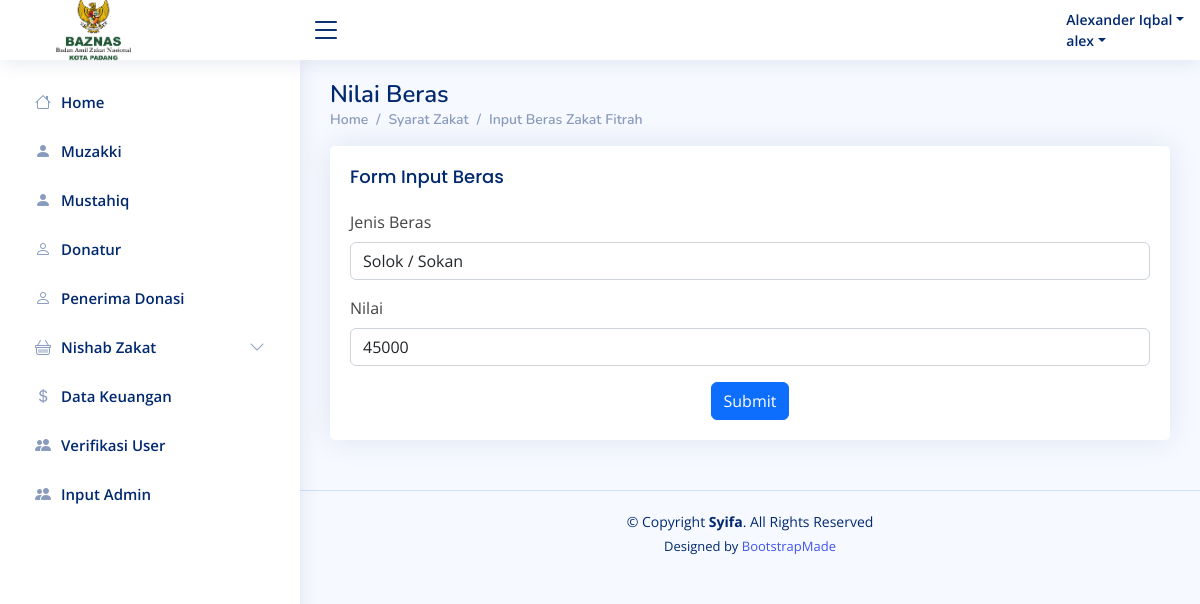
Page /admin/editfitrah.php?id_zakat=1 (signed in) on the committed database.
### tables this page shows
CREATE TABLE `user` (
  `id_user` int(11) NOT NULL,
  `nama` varchar(20) NOT NULL,
  `username` varchar(20) NOT NULL,
  `pasw` varchar(20) NOT NULL,
  `level` varchar(10) NOT NULL,
  `status` varchar(15) NOT NULL
);

CREATE TABLE `nilai` (
  `id_zakat` int(11) NOT NULL,
  `jenis` varchar(20) NOT NULL,
  `besaran` int(11) NOT NULL
);

### admin/editfitrah.php (the view, shortened to what this page needs)
<!DOCTYPE html>
<html lang="en">
<head>
    <link href="assets/vendor/bootstrap/css/bootstrap.min.css" rel="stylesheet">
    <link href="assets/vendor/bootstrap-icons/bootstrap-icons.css" rel="stylesheet">
    <link href="assets/vendor/boxicons/css/boxicons.min.css" rel="stylesheet">
    <link href="assets/vendor/quill/quill.snow.css" rel="stylesheet">
    <link href="assets/vendor/quill/quill.bubble.css" rel="stylesheet">
    <link href="assets/vendor/remixicon/remixicon.css" rel="stylesheet">
    <link href="assets/vendor/simple-datatables/style.css" rel="stylesheet">
    <link href="assets/css/style.css" rel="stylesheet">
</head>
<body>
    <header id="header" class="header fixed-top d-flex align-items-center">
        <?php include("header.php"); ?>
    </header>
    <aside id="sidebar" class="sidebar">
        <?php include("navadmin.php"); ?>
    </aside>
    <main id="main" class="main">
        <div class="pagetitle">
            <h1>Nilai Beras</h1>
            <nav>
                <ol class="breadcrumb">
                    <li class="breadcrumb-item"><a href="index.php">Home</a></li>
                    <li class="breadcrumb-item"><a>Syarat Zakat</a></li>
                    <li class="breadcrumb-item active"><a href="syaratzakatmaal.php">Input Beras Zakat Fitrah</a></li>
                </ol>
            </nav>
        </div>
        <section class="section">
            <div class="card">
                <div class="card-body">
                    <h5 class="card-title">Form Input Beras</h5>
                    <form class="row g-3" id="discussionForm" method="post" action="proses/edit/proseseditfitrah.php" enctype="multipart/form-data">
                        <?php
                        include "../koneksi.php";
                        $id = $_GET['id_zakat'];
                        $data = mysqli_query($koneksi, "SELECT * FROM nilai WHERE id_zakat='$id'");
                        while ($ep = mysqli_fetch_array($data)) {
                        ?>
                            <div class="col-md-12">
                                <label for="inputName5" class="form-label">Jenis Beras</label>
                                <input type="text" class="form-control" id="jenis" name="jenis" value="<?php echo $ep['jenis']; ?>">
                            </div>
                            <div class="col-md-12">
                                <label for="inputName5" class="form-label">Nilai</label>
                                <input type="number" class="form-control" id="nil" name="nil" value="<?php echo $ep['besaran']; ?>">
                            </div>
                        <?php } ?>
                        <div class="text-center">
                            <button type="submit" class="btn btn-primary" id="simpan" name="simpan">Submit</button>
                        </div>
                    </form>
                </div>
            </div>
        </section>
    </main>
    <footer id="footer" class="footer">
        <div class="copyright">
            &copy; Copyright <strong><span>Syifa</span></strong>. All Rights Reserved
        </div>
        <div class="credits">
            Designed by <a href="https://bootstrapmade.com/">BootstrapMade</a>
        </div>
    </footer>
</body>
</html>

### admin/header.php (shortened to what this page needs)
<div class="d-flex align-items-center justify-content-between">
    <a href="index.php" class="logo d-flex align-items-center">
        <span class="d-none d-lg-block"> <img src="../assets/img/logobaznas.png" alt=""></span>
    </a>
    <i class="bi bi-list toggle-sidebar-btn"></i>
</div>
<nav class="header-nav ms-auto">
    <ul class="d-flex align-items-center">
        <li class="nav-item dropdown pe-3">
            <?php
            include("../koneksi.php");
            $login = mysqli_query($koneksi, "SELECT * from user where username='$_SESSION[username]'");
            while ($dk = mysqli_fetch_array($login)) {
            ?>
                <a class="nav-link nav-profile d-flex align-items-center pe-0" href="#" data-bs-toggle="dropdown">
                    <span class="d-none d-md-block dropdown-toggle ps-2"><?php echo $dk['nama']; ?></span>
                </a>
            <?php } ?>
</nav>

### admin/assets/css/style.css (style rules this page uses)
:root { scroll-behavior: smooth; }
body { font-family: "Open Sans", sans-serif; background: #f6f9ff; color: #444444; }
a { color: #4154f1; text-decoration: none; }
h1, h2, h3, h4, h5, h6 { font-family: "Nunito", sans-serif; }
#main { margin-top: 60px; padding: 20px 30px; transition: all 0.3s; }
.pagetitle { margin-bottom: 10px; }
.pagetitle h1 { font-size: 24px; margin-bottom: 0; font-weight: 600; color: #012970; }
.card { margin-bottom: 30px; border: none; border-radius: 5px; box-shadow: 0px 0 30px rgba(1, 41, 112, 0.1); }
.card-title { padding: 20px 0 15px 0; font-size: 18px; font-weight: 500; color: #012970; font-family: "Poppins", sans-serif; }
.card-body { padding: 0 20px 20px 20px; }
.breadcrumb { font-size: 14px; font-family: "Nunito", sans-serif; color: #899bbd; font-weight: 600; }
.breadcrumb a { color: #899bbd; transition: 0.3s; }
.breadcrumb .breadcrumb-item::before { color: #899bbd; }
.breadcrumb .active { color: #51678f; font-weight: 600; }
.logo { line-height: 1; }
@media (min-width: 1200px) { .logo { width: 280px; } }
.logo img { max-height: 80px; margin-right: 1px; }
.logo span { font-size: 26px; font-weight: 700; color: #012970; font-family: "Nunito", sans-serif; }
.header { transition: all 0.5s; z-index: 997; height: 60px; box-shadow: 0px 2px 20px rgba(1, 41, 112, 0.1); background-color: #fff; padding-left: 20px; }
.header .toggle-sidebar-btn { font-size: 32px; padding-left: 10px; cursor: pointer; color: #012970; }
.header-nav ul { list-style: none; }
.header-nav > ul { margin: 0; padding: 0; }
.header-nav .nav-profile { color: #012970; }
.header-nav .nav-profile span { font-size: 14px; font-weight: 600; }
.sidebar { position: fixed; top: 60px; left: 0; bottom: 0; width: 300px; z-index: 996; transition: all 0.3s; padding: 20px; overflow-y: auto; scrollbar-width: thin; scrollbar-color: #aab7cf transparent; box-shadow: 0px 0px 20px rgba(1, 41, 112, 0.1); background-color: #fff; }
@media (min-width: 1200px) { #main, #footer { margin-left: 300px; } }
.footer { padding: 20px 0; font-size: 14px; transition: all 0.3s; border-top: 1px solid #cddfff; }
.footer .copyright { text-align: center; color: #012970; }
.footer .credits { padding-top: 5px; text-align: center; font-size: 13px; color: #012970; }

### rows in the picture
user: nama "Alexander Iqbal"
user: nama "alex"
nilai: jenis "Solok / Sokan", nil "45000"
